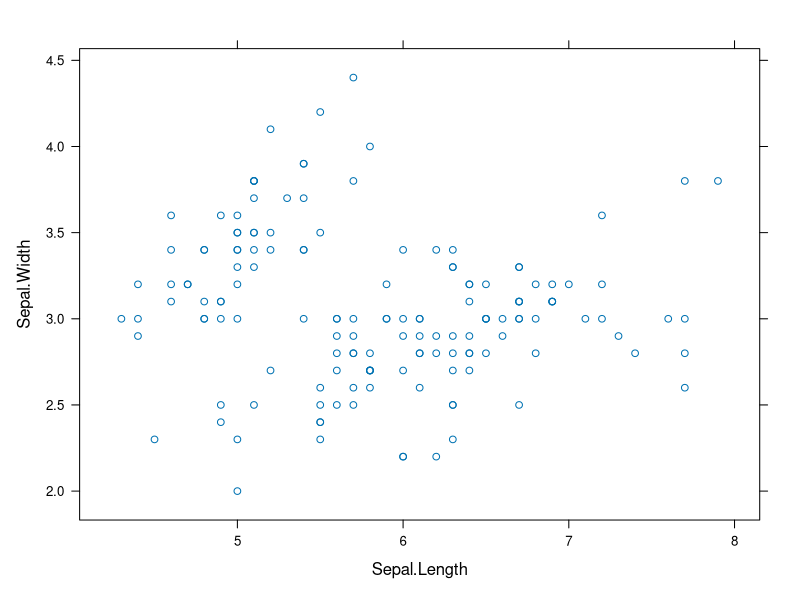
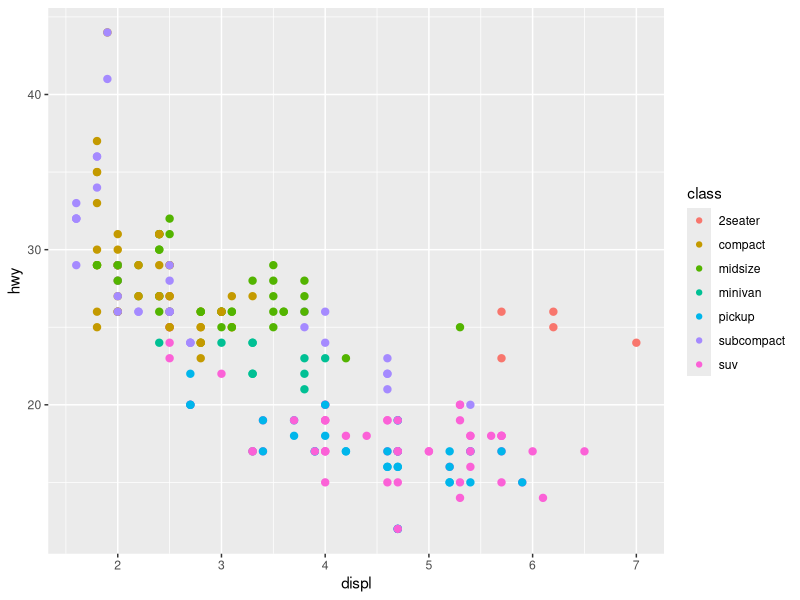
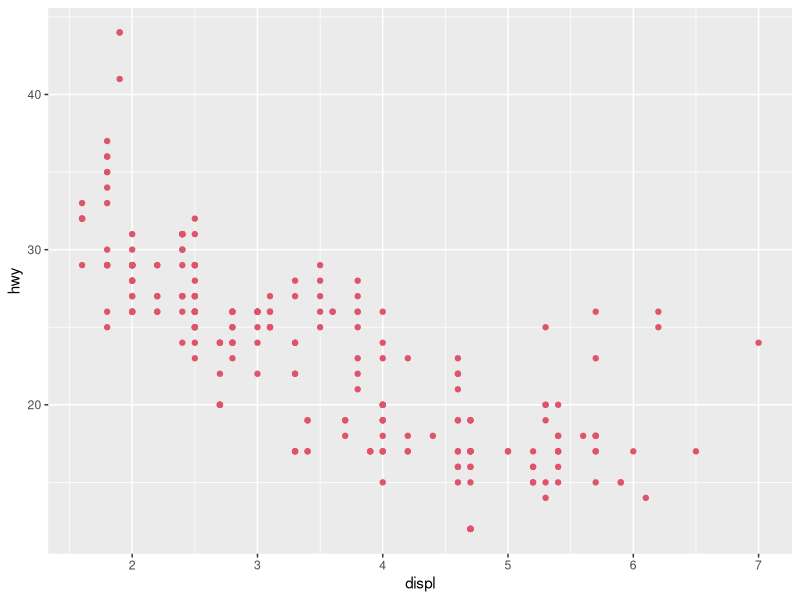
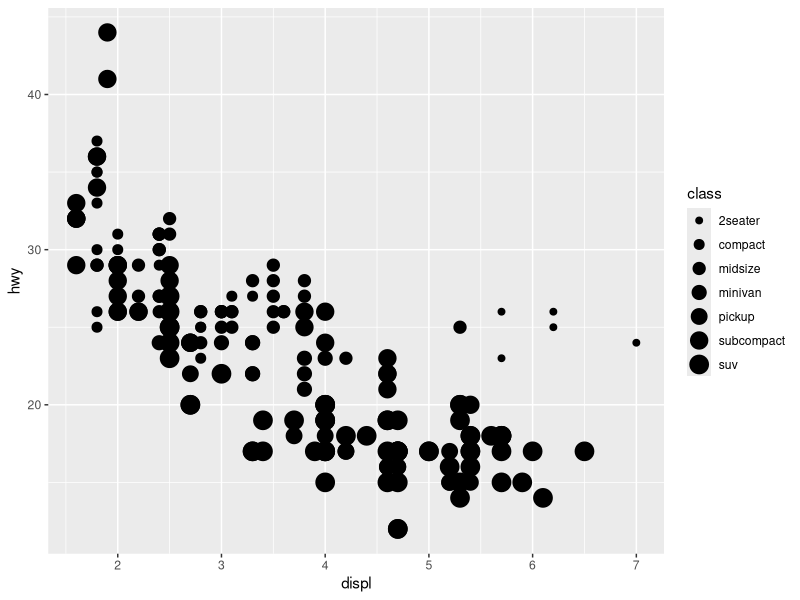
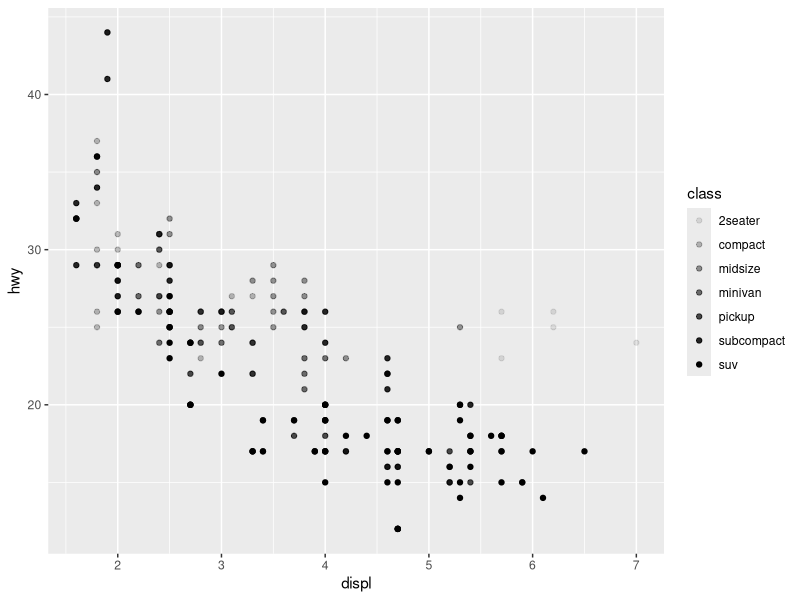
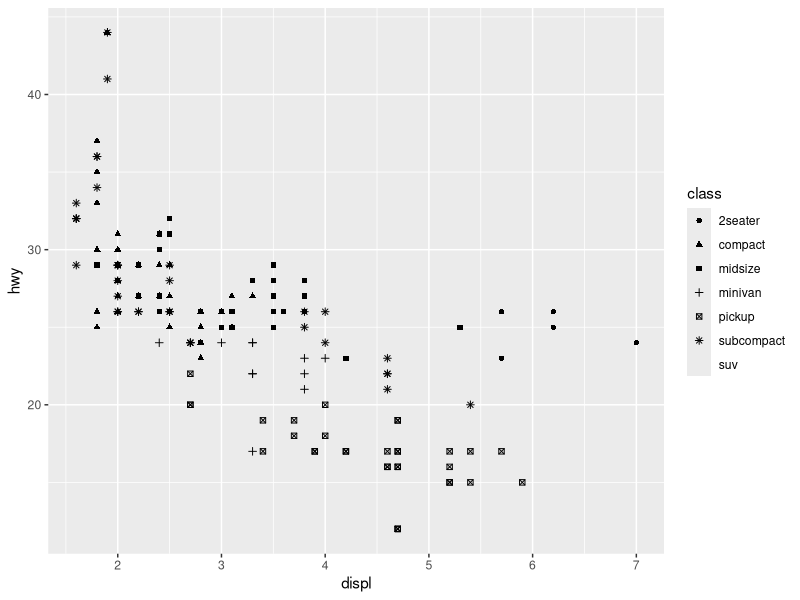

These figures' R source, in order:
# x <- c(1.1,2,3.5,3.9,4.2)
# y <- c(2,2.2,-1.3,0,0.2)

# plot(mtcars$disp,mtcars$cyl,type="b",
#      main="Grafik Adı",xlab="X Ekseni",ylab="Y Ekseni",
#      col=4,pch=7,
#      cex=2.3,
#      lty=6,lwd=3)
# iris$Species
lattice::xyplot(Sepal.Width ~ Sepal.Length , data=iris)





library(tidyverse)
data("mpg")
str(mpg)
# ggplot(data = <DATA>) + 
#   <GEOM_FUNCTION>(mapping = aes(<MAPPINGS>))
# ggplot(data = mpg) + geom_point(mapping = aes(x = displ, y = hwy))

ggplot(data = mpg) + geom_point(mapping = aes(x = displ, y = hwy,color=class,stroke=1))
ggplot(data = mpg) + geom_point(mapping = aes(x = displ, y = hwy),color=2,)

ggplot(data = mpg) + geom_point(mapping = aes(x = displ, y = hwy,size=class))
ggplot(data = mpg) + geom_point(mapping = aes(x = displ, y = hwy,alpha=class))
ggplot(data = mpg) + geom_point(mapping = aes(x = displ, y = hwy,shape=class))
